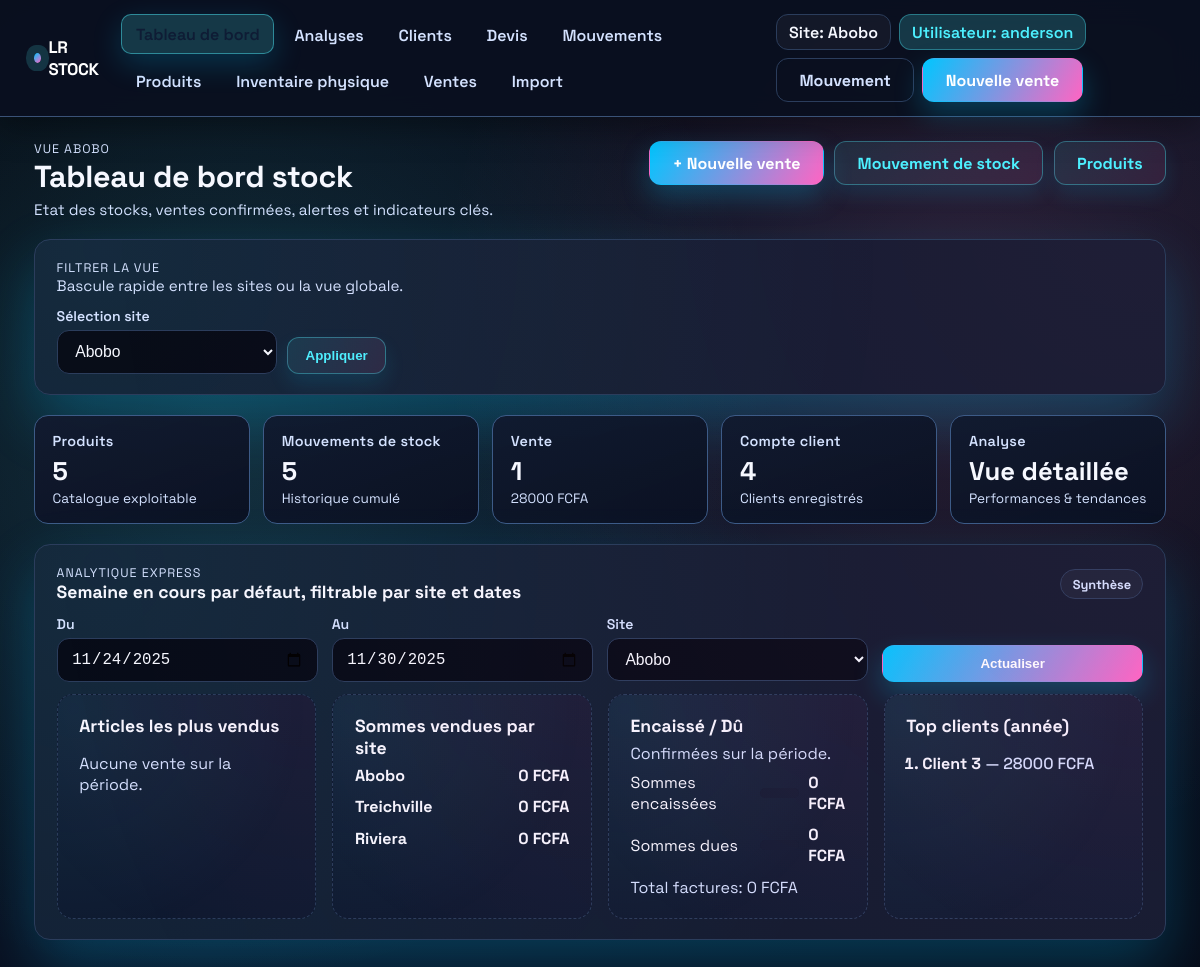
The app's page / (signed in), older data.
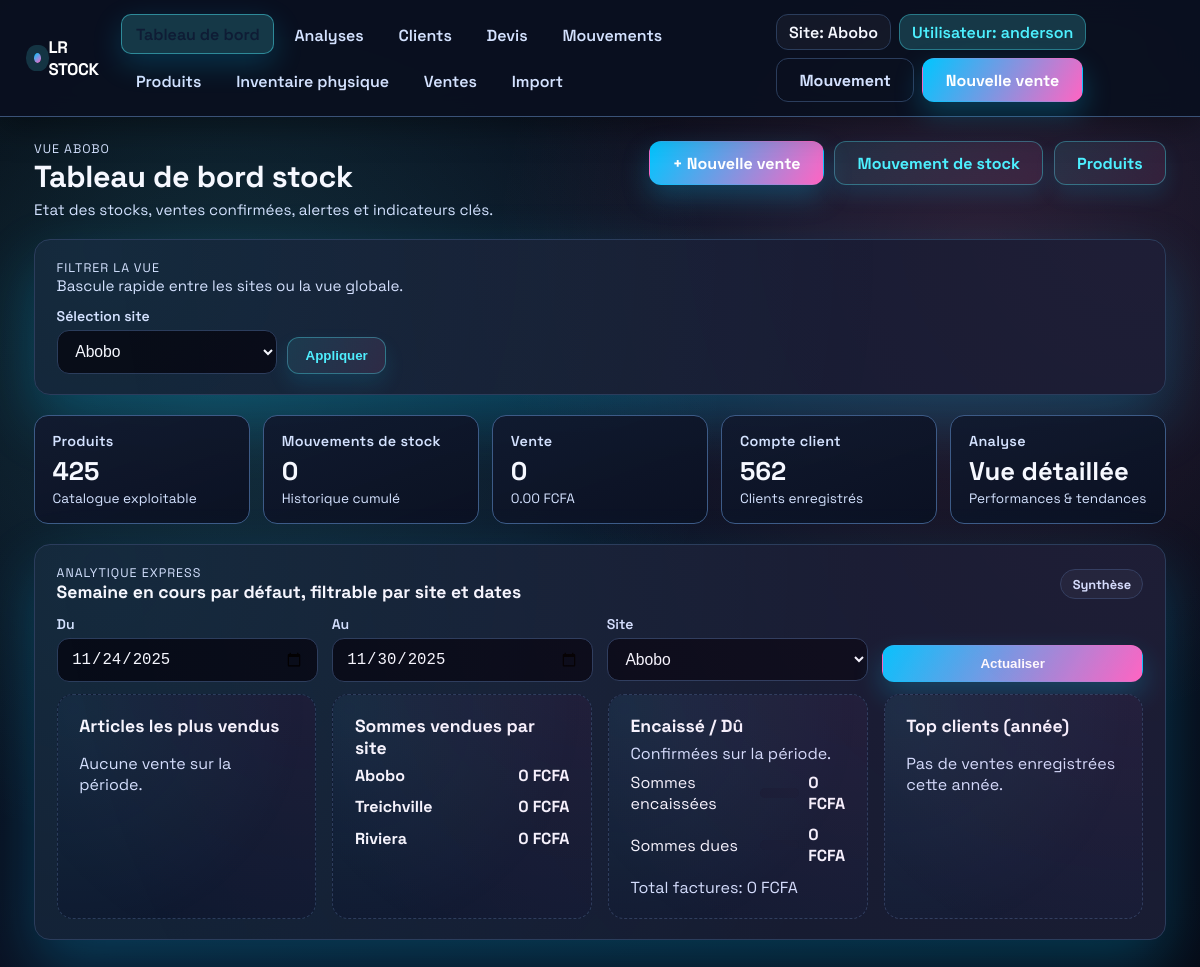
The same page, newer data.
### inventory/models.py (models this page shows, shortened)
class VersionedModelMixin(models.Model):
    class Meta:
        abstract = True

class TimeStampedModel(models.Model):
    created_at = models.DateTimeField(auto_now_add=True)
    updated_at = models.DateTimeField(auto_now=True)
    class Meta:
        abstract = True

class Sale(VersionedModelMixin, TimeStampedModel):
    class Status(models.TextChoices):
        DRAFT = "draft", "Brouillon"
        CONFIRMED = "confirmed", "Confirmée"
    reference = models.CharField("Référence", max_length=100, unique=True)
    sale_date = models.DateTimeField("Date de vente", default=timezone.now)
    customer = models.ForeignKey(
        Customer,
        on_delete=models.SET_NULL,
        related_name="sales",
        blank=True,
        null=True,
    )
    customer_name = models.CharField("Client", max_length=255, blank=True)
    notes = models.TextField(blank=True)
    site = models.ForeignKey(
        Site,
        on_delete=models.PROTECT,
        blank=True,
        null=True,
        related_name="sales",
    )
    amount_paid = models.DecimalField(
        "Montant payé",
        max_digits=12,
        decimal_places=2,
        default=Decimal("0.00"),
    )
    status = models.CharField(
        max_length=20,
        choices=Status.choices,
        default=Status.DRAFT,
    )
    class Meta:
        ordering = ["-sale_date", "-id"]
        verbose_name = "vente"
        verbose_name_plural = "ventes"

### inventory/views.py (the view)
# urls.py: path("", login_required(views.dashboard), name="dashboard"),
def dashboard(request):
    site_context = _site_context(request)
    active_site = site_context["active_site"]
    tz = timezone.get_current_timezone()
    products = (
        Product.objects.with_stock_quantity(site=active_site)
        .select_related("brand", "category")
    )
    aggregates = products.aggregate(
        total_stock=Coalesce(Sum("current_stock"), Value(0)),
    )
    total_products = products.count()
    low_stock = (
        products.filter(minimum_stock__gt=0)
        .filter(current_stock__lt=F("minimum_stock"))
        .order_by("current_stock")[:6]
    )
    recent_movements = StockMovement.objects.with_direction()
    if active_site:
        recent_movements = recent_movements.filter(site=active_site)
    recent_movements = recent_movements[:6]
    movement_queryset = StockMovement.objects.all()
    if active_site:
        movement_queryset = movement_queryset.filter(site=active_site)
    totals_by_direction = (
        movement_queryset.values("movement_type__direction")
        .annotate(total=Coalesce(Sum("quantity"), Value(0)))
        .order_by()
    )
    decimal_zero_value = Value(
        0,
        output_field=DecimalField(max_digits=14, decimal_places=2),
    )
    sales_amount_expression = ExpressionWrapper(
        F("quantity") * F("unit_price"),
        output_field=DecimalField(max_digits=14, decimal_places=2),
    )
    sale_item_amount_expression = ExpressionWrapper(
        F("items__quantity") * F("items__unit_price"),
        output_field=DecimalField(max_digits=14, decimal_places=2),
    )
    site_breakdown = []
    for site in site_context["sites"]:
        site_products = Product.objects.with_stock_quantity(site=site)
        totals = (
            site_products.aggregate(total=Coalesce(Sum("current_stock"), Value(0)))
            .get("total")
            or 0
        )
        site_sales_items = SaleItem.objects.filter(
            sale__status=Sale.Status.CONFIRMED,
            stock_movement__site=site,
        )
        site_sales_count = (
            Sale.objects.filter(
                status=Sale.Status.CONFIRMED,
                items__stock_movement__site=site,
            )
            .distinct()
            .count()
        )
        site_sales_amount = (
            site_sales_items.aggregate(
                total=Coalesce(
                    Sum(sales_amount_expression), decimal_zero_value
                )
            )
            .get("total")
            or Decimal("0.00")
        )
        site_breakdown.append(
            {
                "site": site,
                "total_stock": totals,
                "product_count": site_products.count(),
                "movement_count": StockMovement.objects.filter(site=site).count(),
                "confirmed_sales_count": site_sales_count,
                "confirmed_sales_amount": site_sales_amount,
            }
        )
    confirmed_sales = Sale.objects.filter(status=Sale.Status.CONFIRMED)
    sales_amount = (
        SaleItem.objects.filter(sale__status=Sale.Status.CONFIRMED)
        .aggregate(
            total=Coalesce(
                Sum(sales_amount_expression),
                decimal_zero_value,
            )
        )
        .get("total") or Decimal("0.00")
    )
    return_amount_expression = ExpressionWrapper(
        F("returned_quantity") * F("unit_price"),
        output_field=DecimalField(max_digits=14, decimal_places=2),
    )
    returned_items = SaleItem.objects.filter(
        sale__status=Sale.Status.CONFIRMED,
        line_type=SaleItem.LineType.PRODUCT,
        returned_quantity__gt=0,
    )
    return_totals = returned_items.aggregate(
        total_quantity=Coalesce(Sum("returned_quantity"), Value(0)),
        total_amount=Coalesce(Sum(return_amount_expression), decimal_zero_value),
    )
    returns_summary = {
        "count": (
            Sale.objects.filter(
                status=Sale.Status.CONFIRMED,
                items__returned_quantity__gt=0,
            )
            .distinct()
            .count()
        ),
        "quantity": return_totals.get("total_quantity") or 0,
        "amount": return_totals.get("total_amount") or Decimal("0.00"),
    }
    customer_count = Customer.objects.count()
    movement_count = movement_queryset.count()
    today = timezone.localdate()
    current_week_start = today - timedelta(days=today.weekday())
    current_week_end = current_week_start + timedelta(days=6)
    default_start = timezone.make_aware(datetime.combine(current_week_start, time.min), tz)
    default_end = timezone.make_aware(datetime.combine(current_week_end, time.max), tz)
    graph_start_input = request.GET.get("start") or default_start.date().isoformat()
    graph_end_input = request.GET.get("end") or default_end.date().isoformat()
    graph_start, graph_end, date_errors = _parse_list_date_range(
        graph_start_input, graph_end_input
    )
    if date_errors:
        graph_start, graph_end = default_start, default_end
    graph_site_id = request.GET.get("graph_site")
    graph_site = None
    if graph_site_id:
        try:
            graph_site = Site.objects.get(pk=graph_site_id)
        except Site.DoesNotExist:
            graph_site = None
    elif active_site:
        graph_site = active_site
    confirmed_sales_period = Sale.objects.filter(
        status=Sale.Status.CONFIRMED,
        sale_date__gte=graph_start,
        sale_date__lte=graph_end,
    )
    if graph_site:
        confirmed_sales_period = confirmed_sales_period.filter(site=graph_site)
    product_items = SaleItem.objects.filter(
        sale__in=confirmed_sales_period,
        line_type=SaleItem.LineType.PRODUCT,
        product__isnull=False,
    )
    top_products = list(
        product_items.values("product__name", "product__sku")
        .annotate(
            sold_quantity=Coalesce(Sum("quantity"), Value(0)),
            sold_amount=Coalesce(Sum(sales_amount_expression), decimal_zero_value),
        )
        .order_by("-sold_quantity", "-sold_amount")[:5]
    )
    site_names = ["Abobo", "Treichville", "Riviera"]
    sales_by_site_raw = (
        confirmed_sales_period.values("site__name")
        .annotate(
            total_amount=Coalesce(
                Sum(sale_item_amount_expression),
                decimal_zero_value,
            )
        )
        .order_by("site__name")
    )
    sales_by_site = {name: Decimal("0.00") for name in site_names}
    for entry in sales_by_site_raw:
        site_name = entry.get("site__name")
        if site_name in sales_by_site:
            sales_by_site[site_name] = entry.get("total_amount") or Decimal("0.00")
    payment_totals = confirmed_sales_period.aggregate(
        total_paid=Coalesce(Sum("amount_paid"), decimal_zero_value),
        total_invoiced=Coalesce(
            Sum(sale_item_amount_expression),
            decimal_zero_value,
        ),
    )
    outstanding_amount = max(
        payment_totals.get("total_invoiced") - payment_totals.get("total_paid"),
        Decimal("0.00"),
    )
    year_start = timezone.make_aware(
        datetime(today.year, 1, 1, 0, 0, 0), tz
    )
    top_customers_year = list(
        Sale.objects.filter(
            status=Sale.Status.CONFIRMED,
            sale_date__gte=year_start,
        )
        .values("customer__name", "customer__company_name", "customer_name")
        .annotate(
            total_amount=Coalesce(
                Sum(sale_item_amount_expression),
                decimal_zero_value,
            )
        )
        .order_by("-total_amount")[:5]
    )
    module_cards = [
        {
            "title": "Produits",
            "value": total_products,
            "hint": "Catalogue exploitable",
            "url": reverse("inventory:inventory_overview"),
        },
        {
            "title": "Mouvements de stock",
            "value": movement_count,
            "hint": "Historique cumulé",
            "url": reverse("inventory:record_movement"),
        },
        {
            "title": "Vente",
            "value": confirmed_sales.count(),
            "hint": f"{sales_amount} FCFA",
            "url": reverse("inventory:sales_list"),
        },
        {
            "title": "Compte client",
            "value": customer_count,
            "hint": "Clients enregistrés",
            "url": reverse("inventory:customer_list"),
        },
        {
            "title": "Analyse",
            "value": "Vue détaillée",
            "hint": "Performances & tendances",
            "url": reverse("inventory:analytics"),
        },
    ]
    context = {
        "total_products": total_products,
        "total_stock": aggregates["total_stock"],
        "recent_movements": recent_movements,
        "low_stock": low_stock,
        "totals_by_direction": {
            row["movement_type__direction"]: row["total"] for row in totals_by_direction
        },
        "sales_summary": {
            "count": confirmed_sales.count(),
            "amount": sales_amount,
        },
        "returns_summary": returns_summary,
        "customer_count": customer_count,
        "movement_count": movement_count,
        "site_breakdown": site_breakdown,
        "top_products": top_products,
        "graph_start_input": graph_start_input,
        "graph_end_input": graph_end_input,
        "graph_site": graph_site,
        "sales_by_site": sales_by_site,
        "payment_totals": payment_totals,
        "outstanding_amount": outstanding_amount,
        "top_customers_year": top_customers_year,
        "module_cards": module_cards,
    }
    context.update(site_context)
    return render(request, "inventory/dashboard.html", context)

### inventory/templates/inventory/dashboard.html (shortened to what the changed rows need)
{% extends "inventory/base.html" %}
{% block content %}
<section class="page-header reveal">
    <div>
        <h1 class="page-title">Tableau de bord stock</h1>
    </div>
</section>
<section class="stat-grid">
    {% for card in module_cards %}
        <a class="stat-card reveal pulse-border" data-delay="{% widthratio forloop.counter 1 40 %}" href="{{ card.url }}">
            <p class="label">{{ card.title }}</p>
            <p class="value">{{ card.value }}</p>
            <p class="hint">{{ card.hint }}</p>
        </a>
    {% endfor %}
</section>
<section class="surface reveal" data-delay="120">
    <div class="surface-header">
        <div>
            <h2 class="surface-title">Semaine en cours par défaut, filtrable par site et dates</h2>
        </div>
    </div>
    <div class="grid auto-3">
        <div class="surface surface-muted reveal" data-delay="200">
            <ul class="list-reset stack">
                {% for site_name, total in sales_by_site.items %}
                    <li style="display:flex; justify-content:space-between; font-weight:700;">
                        <span>{{ site_name }}</span>
                        <span>{{ total|floatformat:0 }} FCFA</span>
                    </li>
                {% endfor %}
            </ul>
        </div>
        <div class="surface surface-muted reveal" data-delay="280">
            <h3 class="surface-title" style="margin-bottom:0.35rem;">Top clients (année)</h3>
            {% if top_customers_year %}
                <ol class="stack" style="padding-left:1rem;">
                    {% for customer in top_customers_year %}
                        <li style="font-weight:700;">
                            {{ customer.customer__company_name|default:customer.customer__name|default:customer.customer_name|default:"Client" }}
                            <span class="muted-text" style="font-weight:500;">— {{ customer.total_amount|floatformat:0 }} FCFA</span>
                        </li>
                    {% endfor %}
                </ol>
            {% else %}
                <p class="muted-text">Pas de ventes enregistrées cette année.</p>
            {% endif %}
        </div>
    </div>
</section>
{% endblock %}

### inventory/templates/inventory/base.html (shortened to what this page needs)
{% load static %}
<!DOCTYPE html>
<html lang="fr">
<head>
</head>
<body>
    <div class="app-shell">
        <header class="topbar">
            <div class="topbar-inner">
                <a class="brand" href="{% url 'inventory:dashboard' %}">
                    <span class="dot" aria-hidden="true"></span>
                     LR Stock
                </a>
                <nav class="nav">
                    {% with current=request.resolver_match.url_name %}
                        <a href="{% url 'inventory:dashboard' %}" class="{% if current == 'dashboard' %}active{% endif %}">Tableau de bord</a>
                        <a href="{% url 'inventory:analytics' %}" class="{% if current == 'analytics' %}active{% endif %}">Analyses</a>
                        <a href="{% url 'inventory:customer_list' %}" class="{% if current == 'customer_list' or current == 'customer_create' or current == 'customer_detail' or current == 'customer_update' %}active{% endif %}">Clients</a>
                        <a href="{% url 'inventory:quotes_list' %}" class="{% if current == 'quotes_list' or current == 'quote_create' or current == 'quote_detail' %}active{% endif %}">Devis</a>
                        <a href="{% url 'inventory:record_movement' %}" class="{% if current == 'record_movement' %}active{% endif %}">Mouvements</a>
                        <a href="{% url 'inventory:inventory_overview' %}" class="{% if current == 'inventory_overview' %}active{% endif %}">Produits</a>
                        <a href="{% url 'inventory:inventory_physical' %}" class="{% if current == 'inventory_physical' %}active{% endif %}">Inventaire physique</a>
                        <a href="{% url 'inventory:sales_list' %}" class="{% if current == 'sales_list' or current == 'sale_create' %}active{% endif %}">Ventes</a>
                        <a href="{% url 'inventory:import_products' %}" class="{% if current == 'import_products' %}active{% endif %}">Import</a>
                    {% endwith %}
                </nav>
                <div class="user-actions">
                    <span class="context-chip">Site: {{ active_site.name|default:"Vue globale" }}</span>
                    <span class="context-chip" style="background:var(--accent-soft); border-color: rgba(77,240,255,0.35); color: var(--accent);">Utilisateur: {{ request.user.username|default:"Invite" }}</span>
                    <a class="btn ghost" href="{% url 'inventory:record_movement' %}">Mouvement</a>
                    <a class="btn" href="{% url 'inventory:sale_create' %}">Nouvelle vente</a>
                </div>
            </div>
        </header>
        <main class="container">
            <div class="page">
                {% block content %}{% endblock %}
            </div>
        </main>
    </div>
</body>
</html>

Row changes from the older to the newer data that the page shows:
removed Sale: customer__company_name "Client 3", total_amount "28000"
Text that changed along with them:
new list line: "Produits 425 Catalogue exploitable"
new list line: "Mouvements de stock 0 Historique cumulé"
new list line: "Vente 0 0.00 FCFA"
new list line: "Compte client 562 Clients enregistrés"
text now shown: "Pas de ventes enregistrées cette année."
list line gone: "Produits 5 Catalogue exploitable"
list line gone: "Mouvements de stock 5 Historique cumulé"
list line gone: "Vente 1 28000 FCFA"
list line gone: "Compte client 4 Clients enregistrés"
